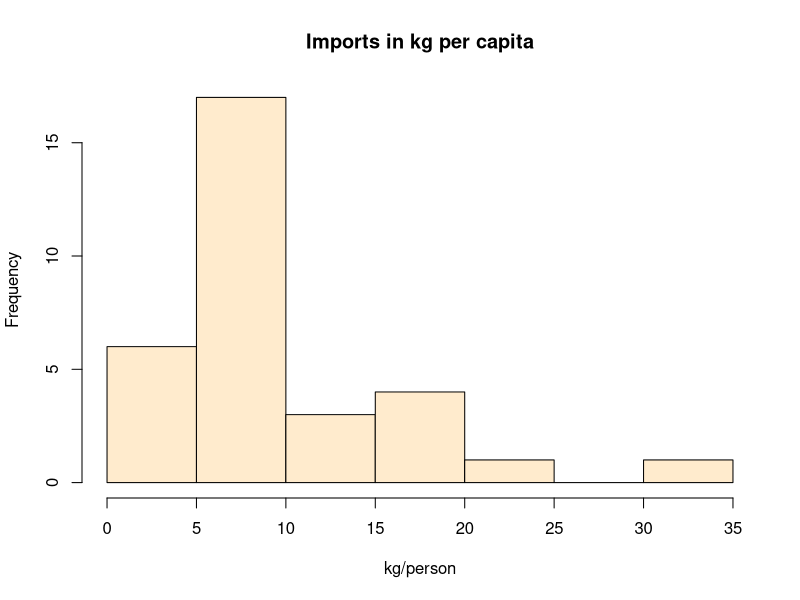
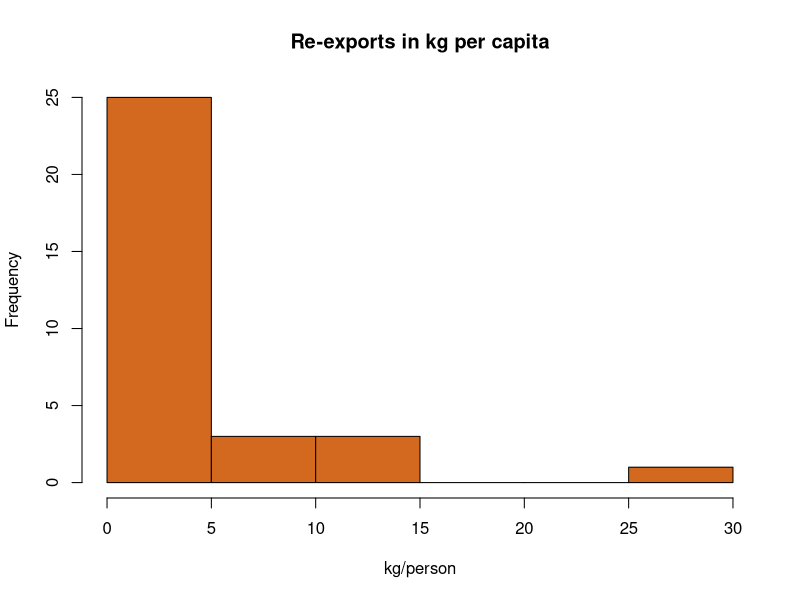
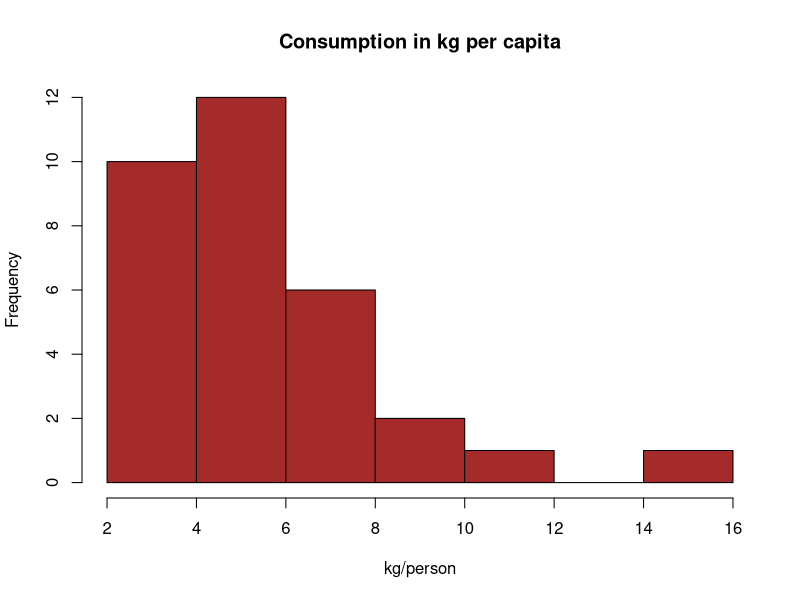

Write R code to recreate these figures, in order.
## ---- chunk 1
coffee_data <- read.csv(file="datasets/Coffee_Dataset_2019.csv")
coffee_data
summary(coffee_data)
hist(coffee_data$imports,
     col = "blanchedalmond",
     main = "Imports in kg per capita",
     xlab = "kg/person"
)
hist(coffee_data$reexports,
     col = "chocolate",
     main = "Re-exports in kg per capita",
     xlab = "kg/person"
)
hist(coffee_data$consumption,
     col = "brown",
     main = "Consumption in kg per capita",
     xlab = "kg/person"
)
## ---- chunk 2
mu <- mean(coffee_data$imports)
sigma <- sd(coffee_data$imports)
ks.test(coffee_data$imports, "pnorm", mu, sigma)
## ---- chunk 3
mu <- mean(coffee_data$consumption)
sigma <- sd(coffee_data$consumption)
ks.test(coffee_data$consumption, "pnorm", mu, sigma)
